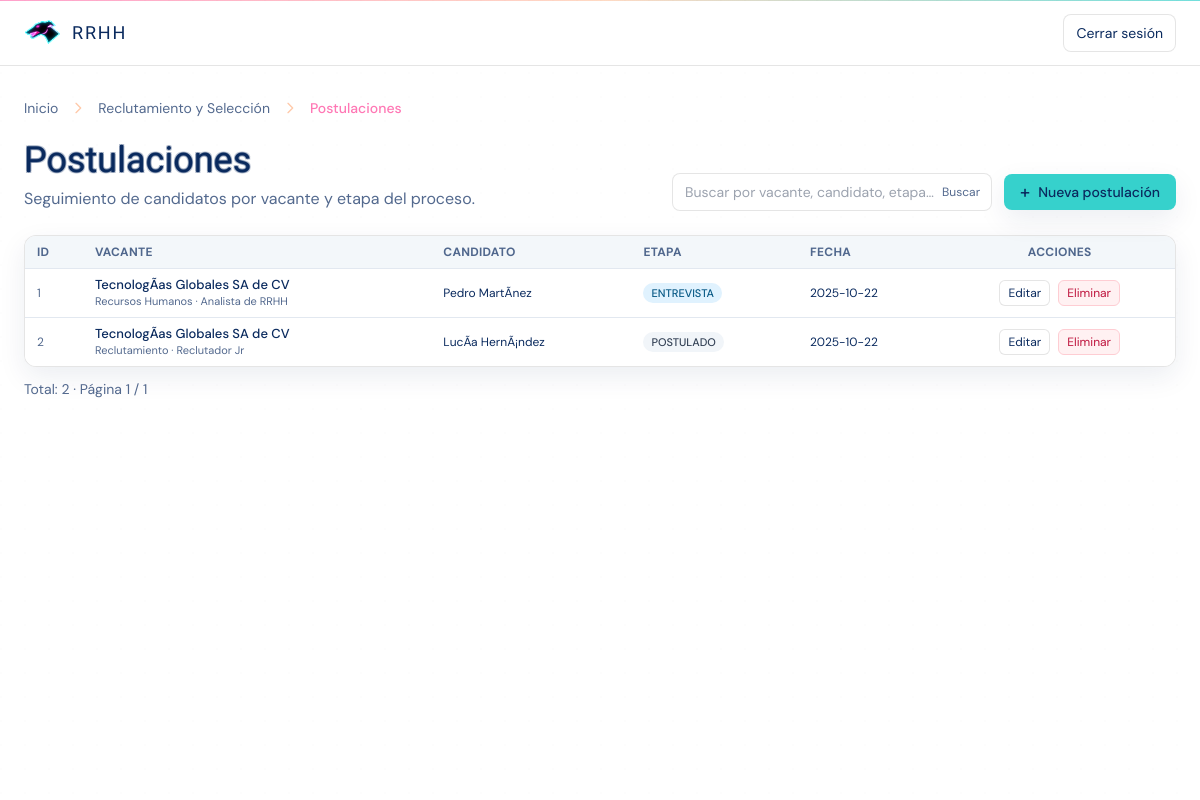
/public/index.php?controller=postulacion&action=index (signed in), run on an earlier commit of the app's database.
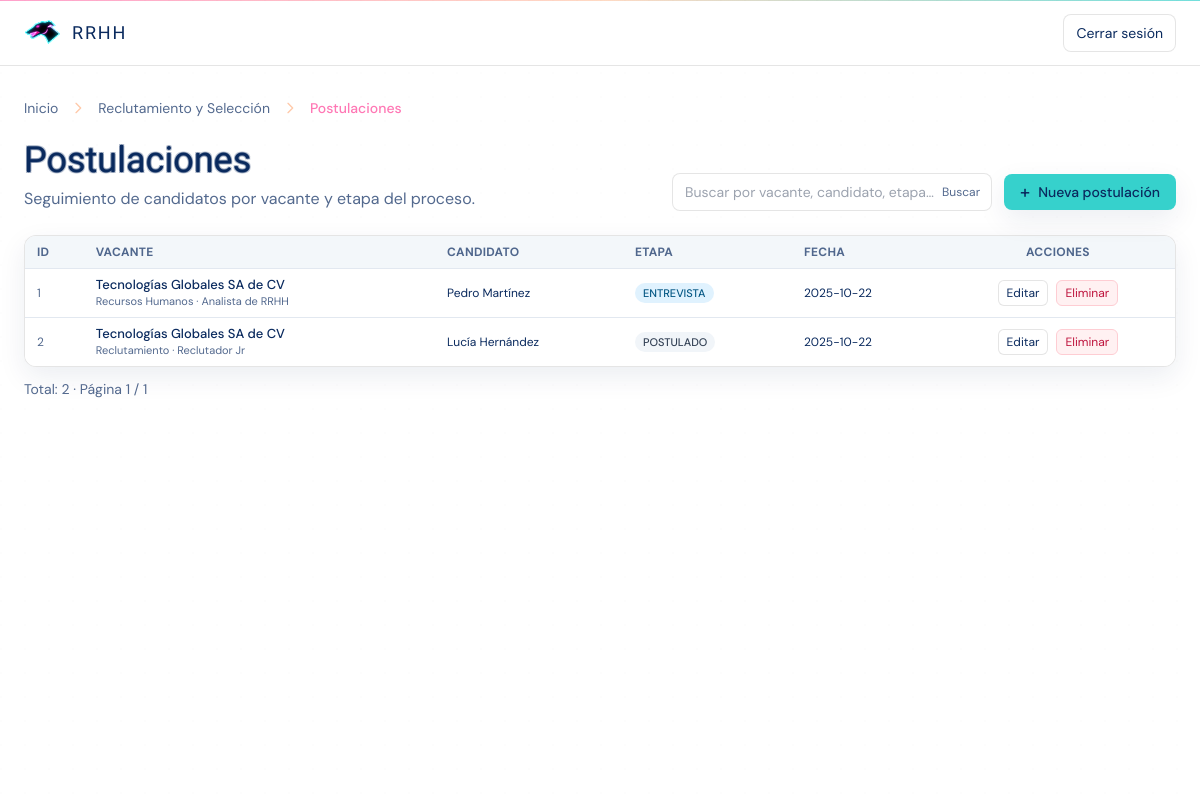
And on a later commit of the database.
### tables this page shows
CREATE TABLE `postulaciones` (
  `id_postulacion` int(11) NOT NULL COMMENT 'Identificador de postulación',
  `id_vacante` int(11) NOT NULL COMMENT 'Vacante a la que postula',
  `id_candidato` int(11) NOT NULL COMMENT 'Candidato que postula',
  `estado` enum('POSTULADO','SCREENING','ENTREVISTA','PRUEBA','OFERTA','RECHAZADO','CONTRATADO') NOT NULL DEFAULT 'POSTULADO' COMMENT 'Etapa del proceso',
  `comentarios` varchar(255) DEFAULT NULL COMMENT 'Notas del reclutador',
  `aplicada_en` datetime NOT NULL DEFAULT current_timestamp() COMMENT 'Fecha/hora de postulación'
);

CREATE TABLE `empresas` (
  `id_empresa` int(11) NOT NULL COMMENT 'Identificador de la empresa',
  `nombre` varchar(120) NOT NULL COMMENT 'Nombre legal/comercial',
  `rfc` varchar(20) DEFAULT NULL COMMENT 'Registro fiscal',
  `correo_contacto` varchar(120) DEFAULT NULL COMMENT 'Correo de contacto',
  `telefono` varchar(20) DEFAULT NULL COMMENT 'Teléfono principal',
  `direccion` text DEFAULT NULL COMMENT 'Domicilio completo',
  `activa` tinyint(1) NOT NULL DEFAULT 1 COMMENT 'Empresa activa'
);

CREATE TABLE `candidatos` (
  `id_candidato` int(11) NOT NULL COMMENT 'Identificador del candidato',
  `nombre` varchar(120) NOT NULL COMMENT 'Nombre completo',
  `correo` varchar(120) DEFAULT NULL COMMENT 'Correo de contacto',
  `telefono` varchar(20) DEFAULT NULL COMMENT 'Teléfono',
  `cv` varchar(255) DEFAULT NULL COMMENT 'Ruta/URL del CV',
  `fuente` varchar(80) DEFAULT NULL COMMENT 'Fuente de reclutamiento (LinkedIn, referido, etc.)'
);

CREATE TABLE `areas` (
  `id_area` int(11) NOT NULL COMMENT 'Identificador del área/departamento',
  `id_empresa` int(11) NOT NULL COMMENT 'Empresa dueña del área',
  `id_area_padre` int(11) DEFAULT NULL COMMENT 'Área padre para jerarquía (autorreferencia)',
  `nombre_area` varchar(100) NOT NULL COMMENT 'Nombre del área',
  `descripcion` varchar(200) DEFAULT NULL COMMENT 'Descripción del área',
  `activa` tinyint(1) NOT NULL DEFAULT 1 COMMENT 'Área activa'
);

CREATE TABLE `puestos` (
  `id_puesto` int(11) NOT NULL COMMENT 'Identificador del puesto',
  `id_area` int(11) NOT NULL COMMENT 'Área a la que pertenece',
  `nombre_puesto` varchar(100) NOT NULL COMMENT 'Nombre del puesto',
  `nivel` enum('OPERATIVO','SUPERVISOR','GERENCIAL','DIRECTIVO') NOT NULL DEFAULT 'OPERATIVO' COMMENT 'Nivel jerárquico',
  `salario_base` decimal(12,2) DEFAULT NULL COMMENT 'Salario base referencial',
  `descripcion` varchar(200) DEFAULT NULL COMMENT 'Descripción breve'
);

### app/controllers/PostulacionController.php (called while the page is built, shortened)
<?php
class PostulacionController
{
    public function index(): void
    {
        $search = $_GET['q'] ?? null;
        $postulaciones = Postulacion::all(500, 0, $search);
        require __DIR__ . '/../../public/views/reclutamiento/postulaciones/list.php';
    }
}

### config/paths.php (called while the page is built, shortened)
<?php
function url(string $path = ''): string {
    $path = '/' . ltrim($path, '/');
    return BASE_URL === '/' ? $path : BASE_URL . $path;
}
function asset(string $path): string {
    return url('assets/' . ltrim($path, '/'));
}

### app/models/Postulacion.php (called while the page is built, shortened)
<?php
require_once __DIR__ . '/../../config/db.php';
class Postulacion
{
    public static function all(
        int $limit = 500,
        int $offset = 0,
        ?string $search = null
    ): array {
        global $pdo;
        $limit = max(1, min($limit, 1000));
        $offset = max(0, $offset);
        $params = [];
        $whereSql = '';
        $sql = "SELECT p.*,
                       c.nombre AS candidato_nombre,
                       c.correo AS candidato_correo,
                       v.id_vacante,
                       a.nombre_area,
                       pu.nombre_puesto,
                       e.nombre AS empresa_nombre
                FROM postulaciones p
                LEFT JOIN candidatos c ON c.id_candidato = p.id_candidato
                LEFT JOIN vacantes   v ON v.id_vacante   = p.id_vacante
                LEFT JOIN areas      a ON a.id_area      = v.id_area
                LEFT JOIN puestos    pu ON pu.id_puesto  = v.id_puesto
                LEFT JOIN empresas   e  ON e.id_empresa  = a.id_empresa
                {$whereSql}
                ORDER BY p.aplicada_en DESC
                LIMIT :limit OFFSET :offset";
        $st = $pdo->prepare($sql);
        $st->bindValue(':limit', $limit, \PDO::PARAM_INT);
        $st->bindValue(':offset', $offset, \PDO::PARAM_INT);
        $st->execute();
        return $st->fetchAll();
    }
}

### public/views/reclutamiento/postulaciones/list.php (the view, shortened to what the changed rows need)
<?php
require_once __DIR__ . '/../../../../config/paths.php';
function h(string $value): string {
    return htmlspecialchars($value, ENT_QUOTES, 'UTF-8');
}
?>
<!doctype html>
<html lang="es">
<head>
    <script src="https://cdn.tailwindcss.com"></script>
    <link rel="stylesheet" href="<?= asset('css/vice.css') ?>">
</head>
<body class="min-h-screen bg-white text-vc-ink font-sans relative">
<main class="mx-auto max-w-7xl px-4 sm:px-6 py-8 relative">
    <section class="flex flex-col gap-4 sm:flex-row sm:items-end sm:justify-between">
        <div>
            <h1 class="vice-title text-[36px] leading-tight text-vc-ink">Postulaciones</h1>
        </div>
    </section>
    <section class="mt-6">
        <div class="overflow-x-auto rounded-xl border border-black/10 bg-white/90 shadow-soft">
            <table class="min-w-full text-sm">
                <thead class="bg-slate-100/80 text-xs uppercase tracking-wide text-muted-ink">
                <tr>
                    <th class="px-3 py-2 text-left">ID</th>
                    <th class="px-3 py-2 text-left">Vacante</th>
                    <th class="px-3 py-2 text-left">Candidato</th>
                    <th class="px-3 py-2 text-left">Etapa</th>
                    <th class="px-3 py-2 text-left">Fecha</th>
                    <th class="px-3 py-2 text-center">Acciones</th>
                </tr>
                </thead>
                <tbody class="bg-white">
                <?php if (empty($postulaciones)): ?>
                    <tr>
                        <td colspan="6" class="px-3 py-4 text-center text-sm text-muted-ink">
                            No se encontraron postulaciones.
                        </td>
                    </tr>
                <?php else: ?>
                    <?php foreach ($postulaciones as $p): ?>
                        <?php
                        $id        = (int)($p['id_postulacion'] ?? 0);
                        $empresa   = $p['empresa_nombre']   ?? '';
                        $areaNom   = $p['nombre_area']      ?? '';
                        $puestoNom = $p['nombre_puesto']    ?? '';
                        $candidato = $p['candidato_nombre'] ?? '';
                        $estado    = strtoupper((string)($p['estado'] ?? ''));
                        $fechaRaw  = $p['aplicada_en'] ?? null;
                        $fecha     = $fechaRaw ? substr($fechaRaw, 0, 10) : '';
                        ?>
                        <tr class="border-t border-slate-200 hover:bg-slate-50">
                            <td class="px-3 py-2 whitespace-nowrap text-xs text-muted-ink"><?= $id ?></td>
                            <td class="px-3 py-2 text-xs">
                                <div class="text-[13px] font-medium text-vc-ink">
                                    <?= h($empresa ?: '—') ?>
                                </div>
                                <div class="text-[11px] text-muted-ink">
                                    <?= h(trim($areaNom . ' · ' . $puestoNom) ?: '—') ?>
                                </div>
                            </td>
                            <td class="px-3 py-2 whitespace-nowrap text-xs">
                                <?= h($candidato ?: '—') ?>
                            </td>
                            <td class="px-3 py-2 whitespace-nowrap text-xs">
                                <?php
                                $badgeClass = 'bg-slate-100 text-slate-700';
                                if ($estado === 'ENTREVISTA')      $badgeClass = 'bg-sky-100 text-sky-800';
                                elseif ($estado === 'SCREENING')   $badgeClass = 'bg-amber-100 text-amber-800';
                                elseif ($estado === 'POSTULADO')   $badgeClass = 'bg-slate-100 text-slate-700';
                                elseif ($estado === 'OFERTA')      $badgeClass = 'bg-emerald-100 text-emerald-800';
                                elseif ($estado === 'CONTRATADO')  $badgeClass = 'bg-emerald-200 text-emerald-900';
                                elseif ($estado === 'RECHAZADO')   $badgeClass = 'bg-rose-100 text-rose-800';
                                ?>
                                <span class="inline-flex items-center px-2 py-0.5 rounded-full text-[11px] font-medium <?= $badgeClass ?>">
                                  <?= h($estado) ?>
                                </span>
                            </td>
                            <td class="px-3 py-2 whitespace-nowrap text-xs">
                                <?= h($fecha ?: '—') ?>
                            </td>
                            <td class="px-3 py-2 whitespace-nowrap">
                                <div class="flex gap-2 justify-center">
                                    <a
                                        href="<?= url('index.php?controller=postulacion&action=edit&id=' . $id) ?>"
                                        class="rounded-md border border-black/10 bg-white px-2 py-1 text-xs hover:bg-vc-sand/60"
                                    >
                                        Editar
                                    </a>
                                    <a
                                        href="<?= url('index.php?controller=postulacion&action=delete&id=' . $id) ?>"
                                        class="rounded-md border border-rose-200 bg-rose-50 px-2 py-1 text-xs text-rose-700 hover:bg-rose-100"
                                        onclick="return confirm('¿Eliminar la postulación #<?= $id ?>?');"
                                    >
                                        Eliminar
                                    </a>
                                </div>
                            </td>
                        </tr>
                    <?php endforeach; ?>
                <?php endif; ?>
                </tbody>
            </table>
        </div>
    </section>
</main>
</body>
</html>

What changed in the data, as far as the page shows it:
changed through a linked row, postulaciones "ENTREVISTA": empresas.nombre "TecnologÃ­as Globales SA de CV" → "Tecnologías Globales SA de CV"; id_candidato.nombre "Pedro MartÃ­nez" → "Pedro Martínez"
changed through a linked row, postulaciones "POSTULADO": empresas.nombre "TecnologÃ­as Globales SA de CV" → "Tecnologías Globales SA de CV"; id_candidato.nombre "LucÃ­a HernÃ¡ndez" → "Lucía Hernández"
